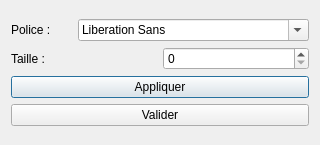
<?xml version="1.0" encoding="UTF-8"?>
<ui version="4.0">
 <class>PoliceDIalog</class>
 <widget class="QDialog" name="PoliceDIalog">
  <property name="geometry">
   <rect>
    <x>0</x>
    <y>0</y>
    <width>320</width>
    <height>145</height>
   </rect>
  </property>
  <property name="windowTitle">
   <string>Dialog</string>
  </property>
  <layout class="QVBoxLayout" name="verticalLayout_2">
   <item>
    <layout class="QVBoxLayout" name="verticalLayout">
     <item>
      <layout class="QHBoxLayout" name="horizontalLayout">
       <item>
        <widget class="QLabel" name="label">
         <property name="text">
          <string>Police :</string>
         </property>
         <property name="alignment">
          <set>Qt::AlignLeading|Qt::AlignLeft|Qt::AlignVCenter</set>
         </property>
        </widget>
       </item>
       <item>
        <widget class="QFontComboBox" name="fontComboBox"/>
       </item>
      </layout>
     </item>
     <item>
      <layout class="QHBoxLayout" name="horizontalLayout_2">
       <item>
        <widget class="QLabel" name="label_2">
         <property name="text">
          <string>Taille :</string>
         </property>
         <property name="alignment">
          <set>Qt::AlignLeading|Qt::AlignLeft|Qt::AlignVCenter</set>
         </property>
        </widget>
       </item>
       <item>
        <widget class="QSpinBox" name="spinBox"/>
       </item>
      </layout>
     </item>
     <item>
      <widget class="QPushButton" name="pushButton_2">
       <property name="text">
        <string>Appliquer</string>
       </property>
      </widget>
     </item>
     <item>
      <widget class="QPushButton" name="pushButton">
       <property name="text">
        <string>Valider</string>
       </property>
      </widget>
     </item>
    </layout>
   </item>
  </layout>
 </widget>
 <resources/>
 <connections/>
</ui>
